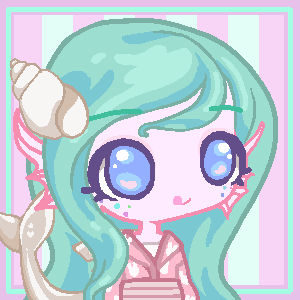
#> input picture assets/mermaid/source.png, 300 x 300 px
$ python fix_mermaid.py
#> lines starting #> are read from the running program, lines starting #| are printed output that depends on the picture; after the words box and inside, x2 and y2 are one past the last pixel; in counts of white or black regions, pixels touching at a corner belong together
"""Rebuild Mermaid's cutout. She is the one portrait the generic slicer can't do.

Two things make her different from the other seven:

  * her artwork sits inside a drawn picture frame, and that frame walls her
    backdrop off from the image border, so the border flood never reaches it;
  * that backdrop is vertical stripes in three colours she also wears, so a
    colour flood seeded inside the frame walks straight into her hair and eats
    holes out of it.

So: sample the stripe palette off a row that is all backdrop, drop every pixel
wearing one of those colours, then fill back anything that turns out to be
enclosed by her. Backdrop stripes reach the edge of the frame and stay dropped;
the white shell in her hair and the pale of her face are surrounded by her own
hair, so they come back. Clip the drawn frame off geometrically at the end.
"""
import os

import numpy as np
from PIL import Image
from scipy import ndimage

HERE = os.path.dirname(os.path.abspath(__file__))
D = os.path.join(HERE, 'assets', 'mermaid')

TOP_ROW = 22                       # a row that is entirely backdrop
SAMPLE = (28, 272)                 # x range of a row that is entirely backdrop
INNER = (20, 292, 18, 280)         # the drawn frame lives outside this
# The shell in her hair sits right against the frame, so the original border
# flood took half of it for background before this script ever runs. Put it back
# from the source, by its own colours, inside its own box.
SHELL_BOX = (56, 148, 18, 94)
SHELL_COLS = [(248, 246, 245), (190, 164, 146), (221, 208, 200), (211, 189, 173)]


def main():
    src = np.array(Image.open(os.path.join(D, 'source.png')).convert('RGB')).astype(int)
    char = np.array(Image.open(os.path.join(D, 'char.png')).convert('RGBA'))
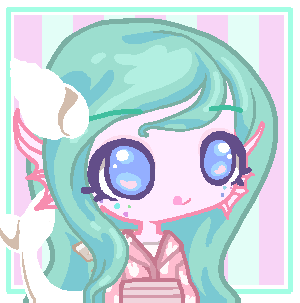
#> input picture assets/mermaid/char.png, 300 x 303 px
#> char is the input picture: shape (303, 300, 4); mean R, G, B, A 192.9, 207.7, 216.6, 208.8
    H, W = src.shape[:2]
#> H = 300; W = 300

    pal = {tuple(int(v) for v in src[TOP_ROW, x]) for x in range(*SAMPLE)}
#> pal = 3 items
    stripe = np.zeros((H, W), bool)
    for c in pal:
        stripe |= np.all(src == np.array(c), axis=2)
#> this loop made 3 passes
#> c on passes 1 to 3: (248, 212, 246), (123, 176, 164), (227, 254, 247)
#> pass 1, in main, `stripe |= np.all(src == np.array(c), axis=2)`:
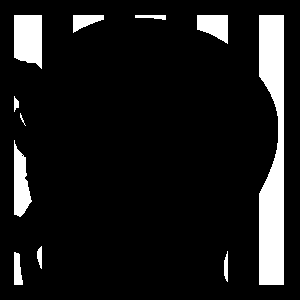
#> stripe: shape (300, 300) bool; 10% white; 11 white regions, largest, box (x1, y1, x2, y2) and area: (259, 15, 284, 285) 5229, (14, 15, 42, 69) 1328, (14, 140, 32, 217) 869
#> pass 2, in main, `stripe |= np.all(src == np.array(c), axis=2)`:
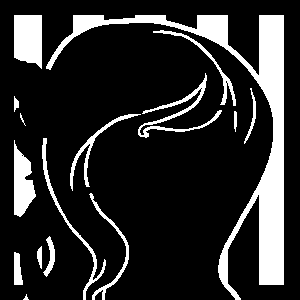
#> stripe: shape (300, 300) bool; 16.8% white; 16 white regions (1 under 20 px), largest, box (x1, y1, x2, y2) and area: (46, 15, 284, 300) 8908, (14, 15, 42, 69) 1328, (14, 140, 36, 217) 1044

    inner = np.zeros((H, W), bool)
    inner[INNER[0]:INNER[1], INNER[2]:INNER[3]] = True

    her = (char[:300, :, 3] > 0) & inner & ~stripe
#> her: shape (300, 300) bool; 53.5% white; 6 black regions, box (x1, y1, x2, y2) and area: (0, 0, 300, 300) 39801, (138, 73, 222, 138) 818, (70, 114, 141, 191) 543, (153, 30, 236, 106) 474, (244, 88, 256, 144) 152, (234, 111, 237, 132) 54

    shell = np.zeros((H, W), bool)
    for c in SHELL_COLS:
        shell |= np.all(src == np.array(c), axis=2)
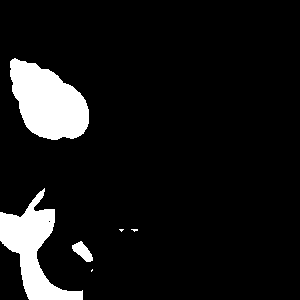
#> shell: shape (300, 300) bool; 9% white; 6 white regions (3 under 20 px), largest, box (x1, y1, x2, y2) and area: (10, 58, 89, 140) 4336, (0, 188, 83, 300) 3478, (72, 241, 93, 262) 237
    box = np.zeros((H, W), bool)
    box[SHELL_BOX[0]:SHELL_BOX[1], SHELL_BOX[2]:SHELL_BOX[3]] = True
    her |= (shell & box)
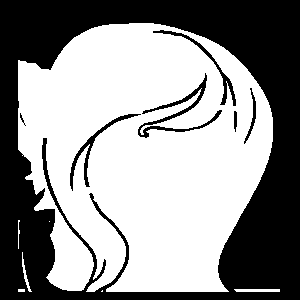
#> her: shape (300, 300) bool; 57.6% white; 7 black regions, largest, box (x1, y1, x2, y2) and area: (0, 0, 300, 300) 36069, (138, 73, 222, 138) 818, (70, 114, 141, 191) 543

    her = ndimage.binary_fill_holes(her)          # her face comes back
#> her: shape (300, 300) bool; 59.9% white; 1 black region, box (x1, y1, x2, y2) and area: (0, 0, 300, 300) 36069
    lab, n = ndimage.label(her)
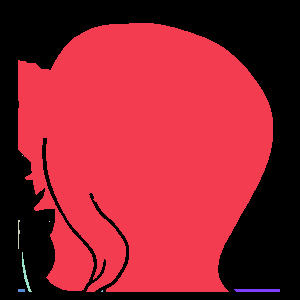
#> lab: shape (300, 300) int32; 9 distinct labels, from 0 to 8; one colour per label, 0 black
#> n = 8
    sizes = ndimage.sum(her, lab, range(1, n + 1))
#> sizes = [53642, 1, 35, 1, 93, 21, 135, 3]
    her = ndimage.binary_fill_holes(lab == int(np.argmax(sizes)) + 1)
#> her: shape (300, 300) bool; 59.6% white; 1 black region, box (x1, y1, x2, y2) and area: (0, 0, 300, 300) 36358

    out = char.copy()
    out[:300, :, 3] = np.where(her, 255, 0)
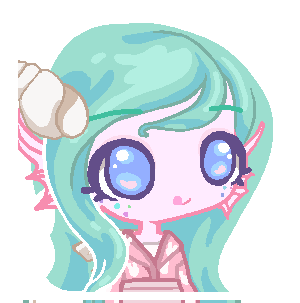
#> out: shape (303, 300, 4); mean R, G, B, A 192.9, 207.7, 216.6, 151.9; transparent parts drawn white
    out[300:, 3] = 0
#> out: shape (303, 300, 4); under 0.01% of pixels changed, all inside (x1, y1, x2, y2) = (3, 300, 4, 303)
    Image.fromarray(out).save(os.path.join(D, 'char_solo.png'), optimize=True)
    ys, xs = np.where(her)
    print(f'mermaid: {len(pal)} stripe colours, {her.mean():.1%} kept, '
          f'x {xs.min()}-{xs.max()} y {ys.min()}-{ys.max()}, {n} pieces considered')
#| mermaid: 3 stripe colours, 59.6% kept, x 18-272 y 23-291, 8 pieces considered


if __name__ == '__main__':
    main()
